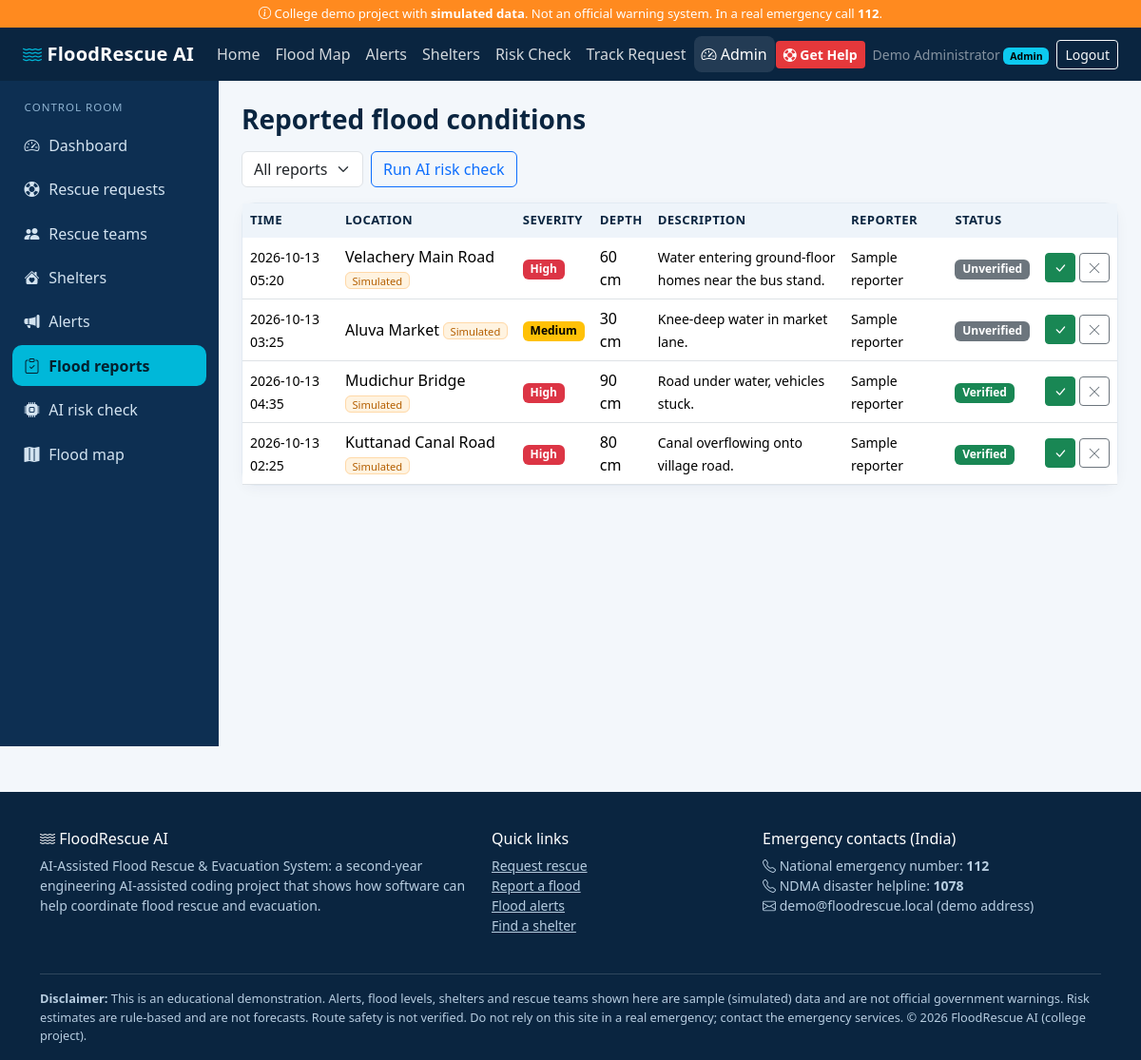
The page /admin/reports (signed in) on the database its author committed.
### tables this page shows
CREATE TABLE users (
    id INTEGER PRIMARY KEY AUTOINCREMENT,
    name TEXT NOT NULL,
    email TEXT NOT NULL UNIQUE,
    phone TEXT NOT NULL,
    password_hash TEXT NOT NULL,
    role TEXT NOT NULL DEFAULT 'user',
    created_at TEXT NOT NULL
);

CREATE TABLE flood_reports (
    id INTEGER PRIMARY KEY AUTOINCREMENT,
    location_name TEXT NOT NULL,
    latitude REAL,
    longitude REAL,
    severity TEXT NOT NULL,
    water_depth_cm INTEGER,
    description TEXT NOT NULL,
    reporter_name TEXT,
    user_id INTEGER,
    status TEXT NOT NULL DEFAULT 'Unverified',
    created_at TEXT NOT NULL,
    is_simulated INTEGER NOT NULL DEFAULT 0
);

### app.py (the view)
@app.route("/admin/reports")
@admin_required
def admin_reports():
    status = request.args.get("status", "")
    sql, args = "SELECT * FROM flood_reports WHERE 1=1", []
    if status in ("Unverified", "Verified", "Dismissed"):
        sql += " AND status=?"
        args.append(status)
    rows = query(sql + " ORDER BY CASE status WHEN 'Unverified' THEN 0 ELSE 1 END, created_at DESC", args)
    return render_template("admin_reports.html", reports=rows, status=status)

### app.py (called while the page is built)
@app.before_request
def load_user_and_check_csrf():
    if "csrf_token" not in session:
        session["csrf_token"] = secrets.token_hex(16)
    g.user = None
    if session.get("user_id"):
        g.user = query("SELECT id,name,email,phone,role FROM users WHERE id=?", (session["user_id"],), one=True)
        if g.user is None:
            session.pop("user_id", None)
    if request.method == "POST":
        token = request.form.get("csrf_token") or request.headers.get("X-CSRF-Token") or ""
        if not secrets.compare_digest(token, session.get("csrf_token", "")):
            abort(400, "Your session expired or the form was invalid. Please reload the page and try again.")

@app.context_processor
def inject_globals():
    return dict(csrf_token=session.get("csrf_token", ""), current_user=g.get("user"),
                STATUSES=STATUSES, URGENCY_LEVELS=URGENCY_LEVELS, year=datetime.now().year)

def admin_required(view):
    @wraps(view)
    def wrapped(*args, **kwargs):
        if g.user is None:
            flash("Please log in as an administrator.", "warning")
            return redirect(url_for("login", next=request.path))
        if g.user["role"] != "admin":
            abort(403)
        return view(*args, **kwargs)
    return wrapped

@app.template_filter("badge")
def badge_filter(value):
    return BADGE_COLORS.get(value, "secondary")

### db.py (called while the page is built)
def get_db():
    if "db" not in g:
        g.db = sqlite3.connect(DB_PATH)
        g.db.row_factory = sqlite3.Row
        g.db.execute("PRAGMA foreign_keys = ON")
    return g.db

def query(sql, args=(), one=False):
    cur = get_db().execute(sql, args)
    rows = cur.fetchall()
    cur.close()
    if one:
        return rows[0] if rows else None
    return rows

### templates/admin_reports.html (shortened to what this page needs)
{% extends "admin_base.html" %}
{% block content %}
<h3 class="mb-3">Reported flood conditions</h3>
<form class="mb-3 d-flex gap-2" method="get">
    <select class="form-select w-auto" name="status" onchange="this.form.submit()">
        <option value="">All reports</option>
        {% for s in ['Unverified','Verified','Dismissed'] %}<option {{ 'selected' if s == status }}>{{ s }}</option>{% endfor %}</select>
    <a href="{{ url_for('risk_assessment') }}" class="btn btn-outline-primary">Run AI risk check</a>
</form>
<div class="card"><div class="table-responsive"><table class="table mb-0">
    <thead><tr><th>Time</th><th>Location</th><th>Severity</th><th>Depth</th><th>Description</th><th>Reporter</th><th>Status</th><th></th></tr></thead>
    <tbody>
    {% for r in reports %}
    <tr><td><small>{{ r.created_at }}</small></td>
        <td>{{ r.location_name }}{% if r.is_simulated %} <span class="sim-tag">Simulated</span>{% endif %}</td>
        <td><span class="badge text-bg-{{ r.severity|badge }}">{{ r.severity }}</span></td>
        <td>{{ r.water_depth_cm }} cm</td><td style="max-width:260px"><small>{{ r.description }}</small></td>
        <td><small>{{ r.reporter_name }}</small></td>
        <td><span class="badge text-bg-{{ r.status|badge }}">{{ r.status }}</span></td>
        <td>
            <form method="post" action="{{ url_for('report_status', rid=r.id) }}" class="d-flex gap-1">
                <button name="status" value="Verified" class="btn btn-sm btn-success" title="Verify"><i class="bi bi-check-lg"></i></button>
                <button name="status" value="Dismissed" class="btn btn-sm btn-outline-secondary" title="Dismiss"><i class="bi bi-x-lg"></i></button>
            </form></td></tr>
    {% else %}<tr><td colspan="8" class="text-center text-muted py-4">No reports.</td></tr>{% endfor %}
    </tbody></table></div></div>
{% endblock %}

### templates/base.html (shortened to what this page needs)
<!doctype html>
<html lang="en">
<head>
    <link href="https://cdn.jsdelivr.net/npm/bootstrap@5.3.3/dist/css/bootstrap.min.css" rel="stylesheet">
    <link href="https://cdn.jsdelivr.net/npm/bootstrap-icons@1.11.3/font/bootstrap-icons.min.css" rel="stylesheet">
    <link rel="stylesheet" href="{{ url_for('static', filename='css/style.css') }}">
</head>
<body>
<div class="demo-strip">
    <i class="bi bi-info-circle"></i> College demo project with <b>simulated data</b>. Not an official warning system.
    In a real emergency call <b>112</b>.
</div>
<nav class="navbar navbar-expand-lg site-nav sticky-top">
    <div class="container-fluid px-lg-4">
        <a class="navbar-brand" href="{{ url_for('index') }}"><i class="bi bi-water"></i> FloodRescue AI</a>
        <div class="collapse navbar-collapse" id="mainNav">
            <ul class="navbar-nav me-auto mb-2 mb-lg-0">
                <li class="nav-item"><a class="nav-link {{ 'active' if request.endpoint == 'index' }}" href="{{ url_for('index') }}">Home</a></li>
                <li class="nav-item"><a class="nav-link {{ 'active' if request.endpoint == 'flood_map' }}" href="{{ url_for('flood_map') }}">Flood Map</a></li>
                <li class="nav-item"><a class="nav-link {{ 'active' if request.endpoint == 'alerts' }}" href="{{ url_for('alerts') }}">Alerts</a></li>
                <li class="nav-item"><a class="nav-link {{ 'active' if request.endpoint == 'shelters' }}" href="{{ url_for('shelters') }}">Shelters</a></li>
                <li class="nav-item"><a class="nav-link {{ 'active' if request.endpoint == 'risk_assessment' }}" href="{{ url_for('risk_assessment') }}">Risk Check</a></li>
                <li class="nav-item"><a class="nav-link {{ 'active' if request.endpoint == 'track' }}" href="{{ url_for('track') }}">Track Request</a></li>
                {% if current_user and current_user.role == 'admin' %}
                <li class="nav-item"><a class="nav-link {{ 'active' if request.path.startswith('/admin') or request.endpoint == 'dashboard' }}" href="{{ url_for('dashboard') }}"><i class="bi bi-speedometer2"></i> Admin</a></li>
                {% endif %}
            </ul>
            <div class="d-flex align-items-center gap-2">
                <a class="btn btn-sm btn-help" href="{{ url_for('rescue_request') }}"><i class="bi bi-life-preserver"></i> Get Help</a>
                {% if current_user %}
                <span class="text-white-50 small d-none d-xl-inline">{{ current_user.name }}
                    {% if current_user.role == 'admin' %}<span class="badge text-bg-info">Admin</span>{% endif %}</span>
                <form method="post" action="{{ url_for('logout') }}" class="m-0">
                    <button class="btn btn-sm btn-outline-light">Logout</button>
                </form>
                {% else %}
                <a class="btn btn-sm btn-outline-light" href="{{ url_for('login') }}">Login</a>
                <a class="btn btn-sm btn-cyan" href="{{ url_for('register') }}">Register</a>
                {% endif %}
            </div>
        </div>
    </div>
</nav>
{% block body %}{% block content %}{% endblock %}{% endblock %}
<footer class="site-footer">
    <div class="container">
        <div class="row g-4">
            <div class="col-md-5">
                <h6><i class="bi bi-water"></i> FloodRescue AI</h6>
                <p class="small">AI-Assisted Flood Rescue &amp; Evacuation System: a second-year engineering AI-assisted coding project that
                    shows how software can help coordinate flood rescue and evacuation.</p>
            </div>
            <div class="col-6 col-md-3">
                <h6>Quick links</h6>
                <ul class="list-unstyled small">
                    <li><a href="{{ url_for('rescue_request') }}">Request rescue</a></li>
                    <li><a href="{{ url_for('report_flood') }}">Report a flood</a></li>
                    <li><a href="{{ url_for('alerts') }}">Flood alerts</a></li>
                    <li><a href="{{ url_for('shelters') }}">Find a shelter</a></li>
                </ul>
            </div>
            <div class="col-6 col-md-4">
                <h6>Emergency contacts (India)</h6>
                <ul class="list-unstyled small">
                    <li><i class="bi bi-telephone"></i> National emergency number: <b>112</b></li>
                    <li><i class="bi bi-telephone"></i> NDMA disaster helpline: <b>1078</b></li>
                    <li><i class="bi bi-envelope"></i> demo@floodrescue.local (demo address)</li>
                </ul>
            </div>
        </div>
        <div class="disclaimer">
            <b>Disclaimer:</b> This is an educational demonstration. Alerts, flood levels, shelters and rescue teams shown here are
            sample (simulated) data and are not official government warnings. Risk estimates are rule-based and are not forecasts.
            Route safety is not verified. Do not rely on this site in a real emergency; contact the emergency services.
            &copy; {{ year }} FloodRescue AI (college project).
        </div>
    </div>
</footer>
</body>
</html>

### static/css/style.css (style rules this page uses)
:root { --navy: #0a2540; --navy-2: #123a63; --cyan: #00b8d9; --orange: #ff8a1f; --red: #e5383b; --bg: #f3f7fb; --card-border: #e2eaf2; }
body { background: var(--bg); color: #1d2b3a; font-family: "Segoe UI", system-ui, -apple-system, Roboto, sans-serif; }
h1, h2, h3, h4, h5 { color: var(--navy); font-weight: 700; }
a { color: var(--navy-2); }
.demo-strip { background: var(--orange); color: #fff; font-size: .82rem; text-align: center; padding: .3rem .5rem; }
.site-nav { background: var(--navy); }
.site-nav .navbar-brand { color: #fff; font-weight: 700; letter-spacing: .2px; }
.site-nav .navbar-brand i { color: var(--cyan); }
.site-nav .nav-link { color: rgba(255,255,255,.82); border-radius: 8px; padding: .45rem .8rem; }
.site-nav .nav-link:hover, .site-nav .nav-link.active { color: #fff; background: rgba(255,255,255,.1); }
.btn-help { background: var(--red); color: #fff; font-weight: 600; border: 0; }
.card { border: 1px solid var(--card-border); border-radius: 14px; box-shadow: 0 4px 14px rgba(10,37,64,.04); }
.table > :not(caption) > * > * { vertical-align: middle; }
.table thead th { background: #eef4fa; color: var(--navy); font-size: .82rem; text-transform: uppercase; letter-spacing: .4px; border-bottom: 0; }
.sim-tag { font-size: .7rem; background: #fff3e0; color: #b45f00; border: 1px solid #ffd9a8; padding: .05rem .4rem; border-radius: 6px; white-space: nowrap; }
.site-footer { background: var(--navy); color: #b7cde0; padding: 2.5rem 0 1rem; margin-top: 3rem; }
.site-footer h6 { color: #fff; }
.site-footer a { color: #b7cde0; }
.disclaimer { font-size: .8rem; border-top: 1px solid rgba(255,255,255,.15); margin-top: 1.5rem; padding-top: 1rem; }

### rows shown on the page
users: name "Demo Administrator"
flood_reports: created_at "2026-10-13 05:20", location_name "Velachery Main Road", is_simulated "Simulated", severity "High", water_depth_cm "60", description "Water entering ground-floor homes near the bus stand.", reporter_name "Sample reporter", status "Unverified"
flood_reports: created_at "2026-10-13 03:25", location_name "Aluva Market", is_simulated "Simulated", severity "Medium", water_depth_cm "30", description "Knee-deep water in market lane.", reporter_name "Sample reporter", status "Unverified"
flood_reports: created_at "2026-10-13 04:35", location_name "Mudichur Bridge", is_simulated "Simulated", severity "High", water_depth_cm "90", description "Road under water, vehicles stuck.", reporter_name "Sample reporter", status "Verified"
flood_reports: created_at "2026-10-13 02:25", location_name "Kuttanad Canal Road", is_simulated "Simulated", severity "High", water_depth_cm "80", description "Canal overflowing onto village road.", reporter_name "Sample reporter", status "Verified"
